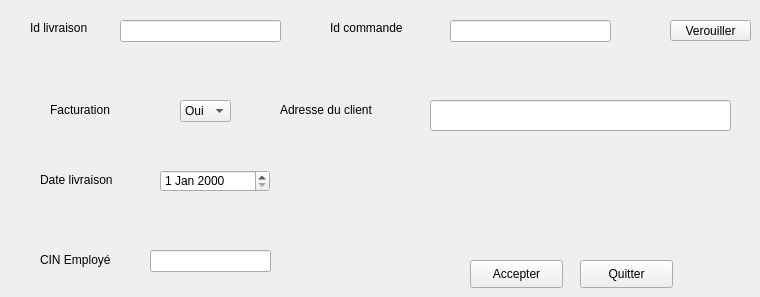
       <widget class="QWidget" name="tab_27">
        <attribute name="title">
         <string>Ajouter livraison</string>
        </attribute>
        <widget class="QLineEdit" name="A_cinemploye_slim">
         <property name="geometry">
          <rect>
           <x>150</x>
           <y>250</y>
           <width>121</width>
           <height>22</height>
          </rect>
         </property>
        </widget>
        <widget class="QLabel" name="label_9_slim">
         <property name="geometry">
          <rect>
           <x>30</x>
           <y>20</y>
           <width>81</width>
           <height>16</height>
          </rect>
         </property>
         <property name="text">
          <string>Id livraison</string>
         </property>
        </widget>
        <widget class="QLineEdit" name="A_adresse_3_slim">
         <property name="geometry">
          <rect>
           <x>430</x>
           <y>100</y>
           <width>301</width>
           <height>31</height>
          </rect>
         </property>
        </widget>
        <widget class="QPushButton" name="ajouter_2_slim">
         <property name="geometry">
          <rect>
           <x>470</x>
           <y>260</y>
           <width>93</width>
           <height>28</height>
          </rect>
         </property>
         <property name="text">
          <string>Accepter</string>
         </property>
        </widget>
        <widget class="QLabel" name="label_29_slim">
         <property name="geometry">
          <rect>
           <x>280</x>
           <y>100</y>
           <width>101</width>
           <height>20</height>
          </rect>
         </property>
         <property name="text">
          <string>Adresse du client</string>
         </property>
        </widget>
        <widget class="QLabel" name="label_30_slim">
         <property name="geometry">
          <rect>
           <x>50</x>
           <y>100</y>
           <width>81</width>
           <height>20</height>
          </rect>
         </property>
         <property name="text">
          <string>Facturation</string>
         </property>
        </widget>
        <widget class="QLabel" name="label_32_slim">
         <property name="geometry">
          <rect>
           <x>40</x>
           <y>250</y>
           <width>81</width>
           <height>20</height>
          </rect>
         </property>
         <property name="text">
          <string>CIN Employé</string>
         </property>
        </widget>
        <widget class="QDateEdit" name="A_datelivraison_2_slim">
         <property name="geometry">
          <rect>
           <x>160</x>
           <y>170</y>
           <width>110</width>
           <height>22</height>
          </rect>
         </property>
        </widget>
        <widget class="QLabel" name="label_33_slim">
         <property name="geometry">
          <rect>
           <x>40</x>
           <y>170</y>
           <width>81</width>
           <height>20</height>
          </rect>
         </property>
         <property name="text">
          <string>Date livraison</string>
         </property>
        </widget>
        <widget class="QPushButton" name="A_quitter2_slim">
         <property name="geometry">
          <rect>
           <x>580</x>
           <y>260</y>
           <width>93</width>
           <height>28</height>
          </rect>
         </property>
         <property name="text">
          <string>Quitter</string>
         </property>
        </widget>
        <widget class="QComboBox" name="A_facturation_2_slim">
         <property name="geometry">
          <rect>
           <x>180</x>
           <y>100</y>
           <width>51</width>
           <height>22</height>
          </rect>
         </property>
         <item>
          <property name="text">
           <string>Oui</string>
          </property>
         </item>
         <item>
          <property name="text">
           <string>Non</string>
          </property>
         </item>
        </widget>
        <widget class="QLineEdit" name="A_idlivraison_2_slim">
         <property name="geometry">
          <rect>
           <x>120</x>
           <y>20</y>
           <width>161</width>
           <height>22</height>
          </rect>
         </property>
        </widget>
        <widget class="QLabel" name="label_21_slim">
         <property name="geometry">
          <rect>
           <x>330</x>
           <y>20</y>
           <width>81</width>
           <height>16</height>
          </rect>
         </property>
         <property name="text">
          <string>Id commande</string>
         </property>
        </widget>
        <widget class="QLineEdit" name="A_idcommande2_slim">
         <property name="geometry">
          <rect>
           <x>450</x>
           <y>20</y>
           <width>161</width>
           <height>22</height>
          </rect>
         </property>
        </widget>
        <widget class="QPushButton" name="Hide_fournisseurs_verouiller_2">
         <property name="geometry">
          <rect>
           <x>670</x>
           <y>20</y>
           <width>81</width>
           <height>21</height>
          </rect>
         </property>
         <property name="text">
          <string>Verouiller</string>
         </property>
        </widget>
       </widget>
